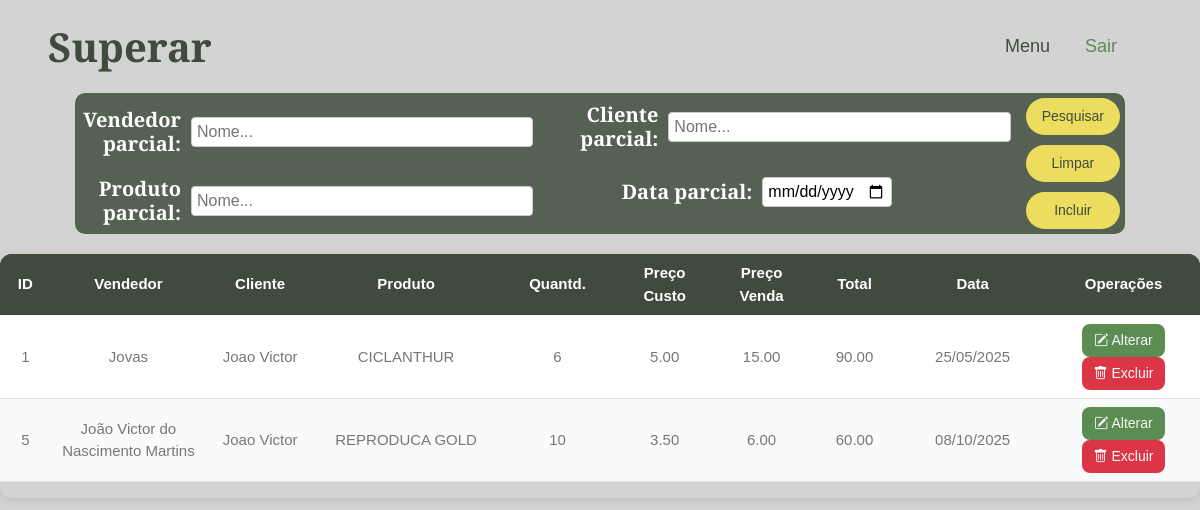
Before: /vendaselect.php (signed in) with the older database file.
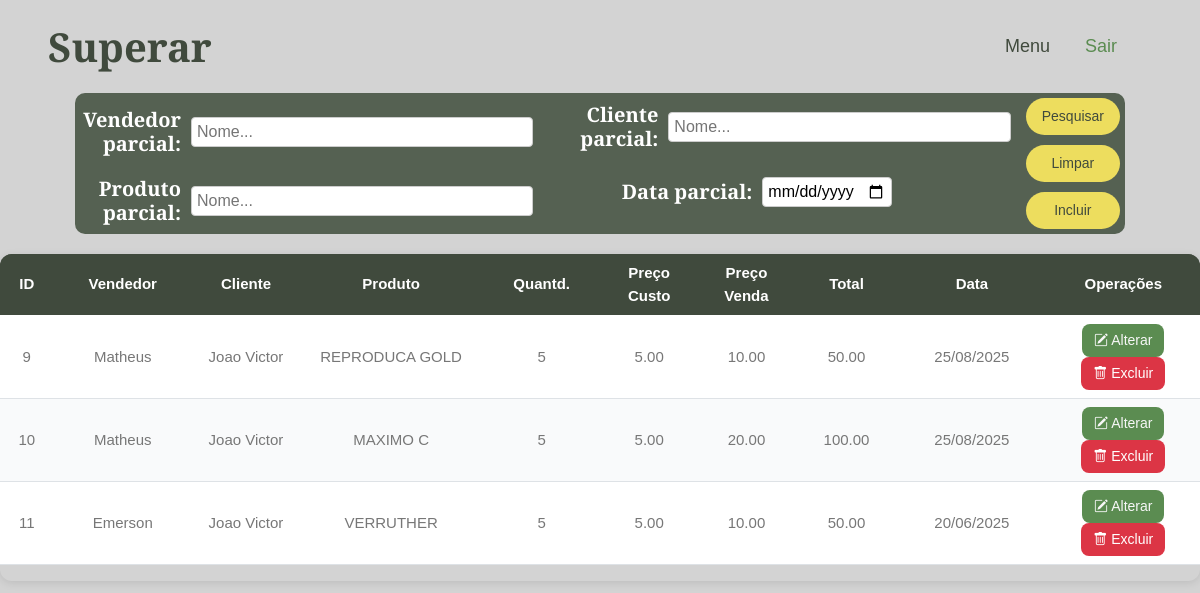
After: the same page with the newer database file.
### tables this page shows
CREATE TABLE `venda` (
  `id` int(11) NOT NULL,
  `idproduto` int(11) DEFAULT NULL,
  `idvendedor` int(11) DEFAULT NULL,
  `idcliente` int(11) NOT NULL,
  `quantidade` int(11) NOT NULL,
  `datavenda` date DEFAULT NULL,
  `preco` decimal(10,2) NOT NULL,
  `valortotal` decimal(10,2) GENERATED ALWAYS AS (`quantidade` * `preco`) STORED,
  `precocusto` decimal(10,2) NOT NULL
);

CREATE TABLE `vendedor` (
  `id` int(11) NOT NULL,
  `nome` varchar(255) NOT NULL
);

CREATE TABLE `cliente` (
  `id` int(11) NOT NULL,
  `nome` varchar(100) NOT NULL,
  `email` varchar(100) NOT NULL,
  `whatsapp` varchar(12) NOT NULL,
  `endereco` varchar(4) NOT NULL,
  `bairro` varchar(50) NOT NULL,
  `cidade` varchar(50) NOT NULL,
  `uf` varchar(2) NOT NULL
);

CREATE TABLE `produto` (
  `id` int(11) NOT NULL,
  `nome` varchar(255) NOT NULL,
  `preco` decimal(10,2) NOT NULL,
  `comissao` decimal(5,2) DEFAULT NULL,
  `estoque` int(11) DEFAULT NULL,
  `precocusto` decimal(10,2) DEFAULT NULL,
  `precovenda` decimal(10,2) DEFAULT NULL
);

### vendaselect.php (the view, shortened to what this page needs)
<?php
include('connect.php');
$sql = "select v.id, p.nome produto, ve.nome vendedor, cli.nome cliente,
        v.precocusto, v.preco, v.quantidade, v.datavenda, v.valortotal
        from venda v
        inner join produto p
        on p.id = v.idproduto
        inner join vendedor ve
        on ve.id = v.idvendedor
        inner join cliente cli
        on cli.id = v.idcliente";
$pesqvend = '';
$pesqcliente = '';
$pesqproduto = '';
$pesqdata = '';
$result = mysqli_query($con, $sql);
?>
<!DOCTYPE html>
<html lang="pt-br">
<head>
</head>
<body>
    <center>
        <nav class="navbar navbar-expand-lg  navbar-light sticky-top px-4 px-lg-5">
            <h1 class="m-0">Superar</h1>
            <div class="collapse navbar-collapse" id="navbarCollapse">
                <div class="navbar-nav ms-auto p-4 p-lg-0">
                    <a href="menu.php" class="nav-item nav-link">Menu</a>
                    <a href="logout.php" class="nav-item nav-link active">Sair</a>
                </div>
            </div>
        </nav>
        <form method="post" action="" style="width: 1050px; padding: 5px; display: flex; align-items: flex-start; gap: 15px;
                    background-color: #556152; border-radius: 10px;">
            <div style="flex: 1;">
                <div class="row">
                    <div class="col-md-6">
                        <div class="form-row">
                            <h5 style="margin-top:5px">Vendedor parcial:</h5>
                            <input type="text" name="pesqvend" placeholder="Nome..." style="height:30px; margin-top:5px"
                                value="<?php echo $pesqvend; ?>">
                        </div>
                    </div>
                    <div class="col-md-6">
                        <div class="form-row">
                            <h5>Cliente parcial:</h5>
                            <input type="text" name="pesqcliente" placeholder="Nome..." style="height:30px"
                                value="<?php echo $pesqcliente; ?>">
                        </div>
                    </div>
                </div>
                <div class="row mt-3">
                    <div class="col-md-6">
                        <div class="form-row">
                            <h5>Produto parcial:</h5>
                            <input type="text" name="pesqproduto" placeholder="Nome..." style="height:30px"
                                value="<?php echo $pesqproduto; ?>">
                        </div>
                    </div>
                    <div class="col-md-6">
                        <div class="form-row">
                            <h5>Data parcial:</h5>
                            <input class="data-input" type="date" name="pesqdata" style="height:30px"
                                value="<?php echo $pesqdata; ?>">
                        </div>
                    </div>
                </div>
            </div>
            <div style="display: flex; flex-direction: column; gap: 10px;">
                <button class="btn btn-secondary rounded-pill py-2 px-3" type="submit"
                    name="submit">Pesquisar</button>
                <a href="vendaselect.php" class="btn btn-secondary rounded-pill py-2 px-3">Limpar</a>
                <a href="vendainsert.php" class="btn btn-secondary rounded-pill py-2 px-3">Incluir</a>
            </div>
        </form>
    </center>
    <div class="table-container">
        <table class="table table-hover text-center">
            <thead class="thead-dark">
                <tr>
                    <?php
                    $listcolumn = ['ID', 'Vendedor', 'Cliente', 'Produto', 'Quantd.', 'Preço Custo', 'Preço Venda', 'Total', 'Data', 'Operações'];
                    for ($lc = 0; $lc < count($listcolumn); $lc++) {
                        echo "<th scope='col' style='background-color: #404A3D; color: white; width:20px'>" . $listcolumn[$lc] . "</th>";
                    }
                    ?>
                </tr>
            </thead>
            <tbody>
                <?php
                if ($result && mysqli_num_rows($result) > 0) {
                    while ($row = mysqli_fetch_assoc($result)) {
                        echo "<tr>
                            <td>" . $row['id'] . "</td>
                            <td>" . $row['vendedor'] . "</td>
                            <td>" . $row['cliente'] . "</td>
                            <td>" . $row['produto'] . "</td>
                            <td>" . $row['quantidade'] . "</td>
                            <td>" . $row['precocusto'] . "</td>
                            <td>" . $row['preco'] . "</td>
                            <td>" . $row['valortotal'] . "</td>
                            <td>" . date('d/m/Y', strtotime($row['datavenda'])) . "</td>
                            <td>
                              <a href='vendaupdate.php?updateid={$row['id']}' class='btn btn-sm btn-primary'>
                                <i class='bi bi-pencil-square'></i> Alterar
                              </a>
                              <a href='vendadelete.php?deleteid={$row['id']}' class='btn btn-sm btn-danger'>
                                <i class='bi bi-trash'></i> Excluir
                              </a>
                            </td>
                          </tr>";
                    }
                } else {
                    echo "<tr><td colspan='11'>Nenhuma venda registrada.</td></tr>";
                }
                ?>
            </tbody>
        </table>
    </div>
</body>
</html>

### css/style.css (style rules this page uses)
:root { --primary: #5B8C51; --secondary: #EDDD5E; --light: #F7F7F7; --dark: #404A3D; }
body { margin: 0; font-family: Poppins, sans-serif; background-color: #D3D3D3; }
.btn { transition: .5s; font-weight: 500; }
.btn-primary, .btn-outline-primary:hover { color: var(--light); }
.btn-secondary, .btn-outline-secondary:hover { color: var(--dark); }
.navbar.sticky-top { top: -100px; transition: .5s; }
.navbar .navbar-nav .nav-link { margin-right: 35px; padding: 25px 0; color: var(--dark); font-size: 18px; font-weight: 500; outline: none; }
.navbar .navbar-nav .nav-link:hover, .navbar .navbar-nav .nav-link.active { color: var(--primary); }
.table { table-layout: auto; width: 100%; }
.table td, .table th { white-space: normal; word-wrap: break-word; vertical-align: middle; }
tbody { display: block; height: 300px; overflow-y: auto; }
tbody { display: table-row-group; height: auto; }

Changed rows visible on the page:
removed venda: id "1", idvendedor.nome "Jovas", idcliente.nome "Joao Victor", idproduto.nome "CICLANTHUR", quantidade "6", precocusto "5.00", preco "15.00", valortotal "90.00", datavenda "25/05/2025"
no longer on this page (row edited): venda: id "5", idvendedor.nome "João Victor do Nascimento Martins", idcliente.nome "Joao Victor", idproduto.nome "REPRODUCA GOLD", quantidade "10", precocusto "3.50", preco "6.00", valortotal "60.00", datavenda "08/10/2025"
added venda: id "9", idvendedor.nome "Matheus", idcliente.nome "Joao Victor", idproduto.nome "REPRODUCA GOLD", quantidade "5", precocusto "5.00", preco "10.00", valortotal "50.00", datavenda "25/08/2025"
added venda: id "10", idvendedor.nome "Matheus", idcliente.nome "Joao Victor", idproduto.nome "MAXIMO C", quantidade "5", precocusto "5.00", preco "20.00", valortotal "100.00", datavenda "25/08/2025"
added venda: id "11", idvendedor.nome "Emerson", idcliente.nome "Joao Victor", idproduto.nome "VERRUTHER", quantidade "5", precocusto "5.00", preco "10.00", valortotal "50.00", datavenda "20/06/2025"
